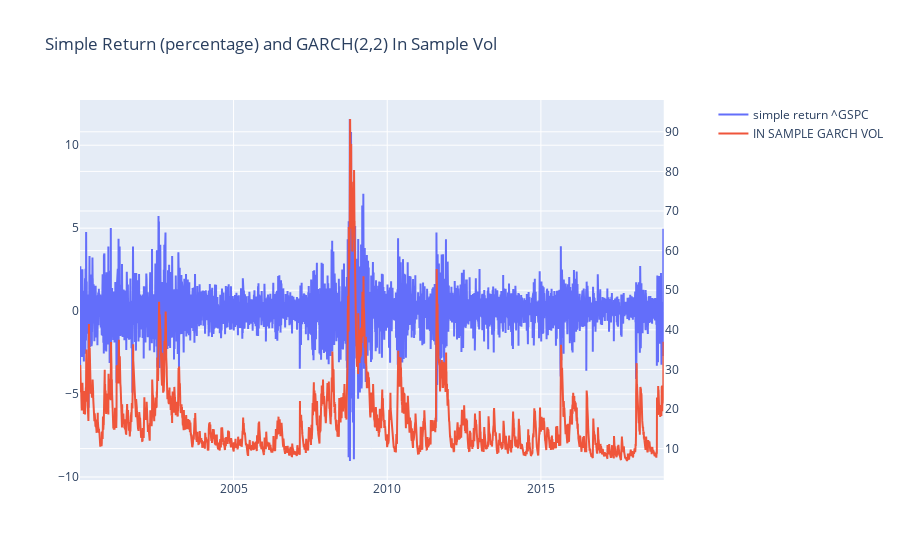

The notebook cell this image was saved under:
### Code cell
from plotly.subplots import make_subplots

fig = make_subplots(specs=[[{"secondary_y": True}]])
fig.add_trace(
    go.Scatter(x=df_gspc["simple_return"].index, y=df_gspc["simple_return"], mode="lines", name="simple return ^GSPC"),
    secondary_y=False,
)
fig.add_trace(
    go.Scatter(
        x=res.conditional_volatility.index,
        y=res.conditional_volatility * np.sqrt(252),
        mode="lines",
        name="IN SAMPLE GARCH VOL",
    ),
    secondary_y=True,
)
fig.update_layout(title="Simple Return (percentage) and GARCH(2,2) In Sample Vol")
fig.show()

### Figure 1 — Plotly figure (JSON) as saved in the notebook; plotly's stock layout.template omitted (floating-point values rounded to 4 significant figures; data arrays with more than 128 entries replaced by an {"elided": "..."} marker saying what was removed)
{"data": [{"mode": "lines", "name": "simple return ^GSPC", "type": "scatter", "x": {"elided": "4779 str values"}, "xaxis": "x", "y": {"elided": "4779 float values"}, "yaxis": "y"}, {"mode": "lines", "name": "IN SAMPLE GARCH VOL", "type": "scatter", "x": {"elided": "4779 str values"}, "xaxis": "x", "y": {"elided": "4779 float values"}, "yaxis": "y2"}], "layout": {"title": {"text": "Simple Return (percentage) and GARCH(2,2) In Sample Vol"}, "xaxis": {"anchor": "y", "domain": [0, 0.94]}, "yaxis": {"anchor": "x", "domain": [0, 1]}, "yaxis2": {"anchor": "x", "overlaying": "y", "side": "right"}}}
